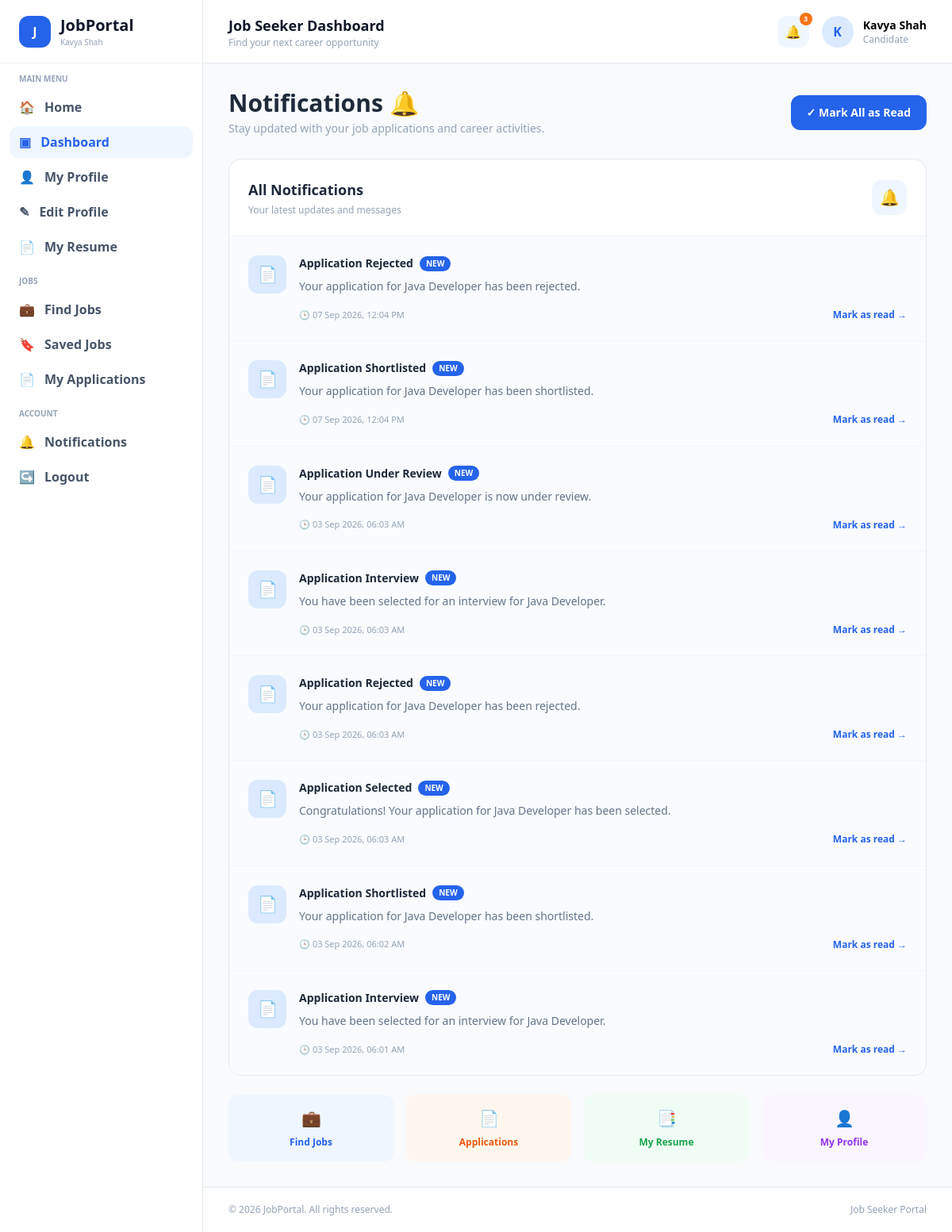
The page /notifications/ (signed in) on the database its author committed.
### careerfolio_app/models.py (models this page shows, shortened)
class Notification(models.Model):
    NOTIFICATION_TYPES = [
        ('Application', 'Application'),
        ('Job', 'Job'),
        ('System', 'System'),
    ]
    user = models.ForeignKey(User,on_delete=models.CASCADE,related_name='notifications')
    title = models.CharField(max_length=200)
    message = models.TextField()
    notification_type = models.CharField(max_length=50,choices=NOTIFICATION_TYPES,default='System')
    is_read = models.BooleanField(default=False)
    created_at = models.DateTimeField(auto_now_add=True)

### careerfolio_app/views.py (the view)
# urls.py: path('notifications/',views.jobseeker_notifications,name='jobseeker_notifications'),
@login_required(login_url="login")
def jobseeker_notifications(request):
    notifications = Notification.objects.filter(user=request.user).order_by("-created_at")
    return render(request,"frontend/jobseeker/notifications.html",{"notifications": notifications})

### templates/frontend/jobseeker/notifications.html (shortened to what this page needs)
{% extends "frontend/jobseeker/base.html" %}
{% block contain %}
    <div class="p-6 lg:p-8">
        <div class="flex flex-col md:flex-row md:items-center md:justify-between gap-4 mb-7">
            <div>
                <h1 class="text-2xl md:text-3xl font-extrabold text-slate-800">
                    Notifications 🔔
                </h1>
                <p class="text-sm text-slate-400 mt-1">
                    Stay updated with your job applications and career activities.
                </p>
            </div>
            {% if notifications %}
            <a href="{% url 'mark_all_notifications_read' %}"
            class="px-5 py-3 bg-blue-600 hover:bg-blue-700 text-white rounded-xl font-bold text-sm text-center">
                ✓ Mark All as Read
            </a>
            {% endif %}
        </div>
        <div class="bg-white border border-slate-200 rounded-2xl overflow-hidden">
            <div class="p-6 border-b border-slate-100">
                <div class="flex items-center justify-between">
                    <div>
                        <h2 class="text-lg font-extrabold text-slate-800">
                            All Notifications
                        </h2>
                        <p class="text-xs text-slate-400 mt-1">
                            Your latest updates and messages
                        </p>
                    </div>
                    <div class="w-11 h-11 bg-blue-50 text-blue-600 rounded-xl flex items-center justify-center text-xl">
                        🔔
                    </div>
                </div>
            </div>
            <div class="divide-y divide-slate-100">
                {% for notification in notifications %}
                    <div class="p-5 md:p-6 flex gap-4
                        {% if not notification.is_read %}
                            bg-blue-50/40
                        {% else %}
                            bg-white
                        {% endif %}
                        hover:bg-slate-50 transition">
                        <div class="flex-shrink-0">
                            {% if notification.notification_type == "Application" %}
                                <div class="w-12 h-12 bg-blue-100 text-blue-600 rounded-xl flex items-center justify-center text-xl">
                                    📄
                                </div>
                            {% elif notification.notification_type == "Job" %}
                                <div class="w-12 h-12 bg-orange-100 text-orange-600 rounded-xl flex items-center justify-center text-xl">
                                    💼
                                </div>
                            {% else %}
                                <div class="w-12 h-12 bg-purple-100 text-purple-600 rounded-xl flex items-center justify-center text-xl">
                                    🔔
                                </div>
                            {% endif %}
                        </div>
                        <div class="flex-1 min-w-0">
                            <div class="flex flex-col md:flex-row md:items-start md:justify-between gap-2">
                                <div>
                                    <div class="flex items-center gap-2">
                                        <h3 class="text-sm font-extrabold text-slate-800">
                                            {{ notification.title }}
                                        </h3>
                                        {% if not notification.is_read %}
                                            <span class="px-2 py-0.5 bg-blue-600 text-white rounded-full text-[10px] font-bold">
                                                NEW
                                            </span>
                                        {% endif %}
                                    </div>
                                    <p class="text-sm text-slate-500 mt-2 leading-relaxed">
                                        {{ notification.message }}
                                    </p>
                                </div>
                            </div>
                            <div class="flex flex-col sm:flex-row sm:items-center sm:justify-between gap-3 mt-4">
                                <p class="text-[11px] text-slate-400">
                                    🕒 {{ notification.created_at|date:"d M Y, h:i A" }}
                                </p>
                                {% if not notification.is_read %}
                                    <a href="{% url 'mark_notification_read' notification.id %}"
                                    class="text-xs text-blue-600 hover:text-blue-700 font-bold">
                                        Mark as read →
                                    </a>
                                {% else %}
                                    <span class="text-xs text-green-600 font-bold">
                                        ✓ Read
                                    </span>
                                {% endif %}
                            </div>
                        </div>
                    </div>
                {% endfor %}
            </div>
        </div>
        <div class="grid grid-cols-2 md:grid-cols-4 gap-4 mt-6">
            <a href="{% url 'jobs' %}"
            class="p-4 bg-blue-50 hover:bg-blue-100 rounded-xl text-center transition">
                <div class="text-xl">💼</div>
                <p class="text-xs font-bold text-blue-600 mt-2">
                    Find Jobs
                </p>
            </a>
            <a href="{% url 'applications' %}"
            class="p-4 bg-orange-50 hover:bg-orange-100 rounded-xl text-center transition">
                <div class="text-xl">📄</div>
                <p class="text-xs font-bold text-orange-600 mt-2">
                    Applications
                </p>
            </a>
            <a href="{% url 'resume' %}"
            class="p-4 bg-green-50 hover:bg-green-100 rounded-xl text-center transition">
                <div class="text-xl">📑</div>
                <p class="text-xs font-bold text-green-600 mt-2">
                    My Resume
                </p>
            </a>
            <a href="{% url 'profile' %}"
            class="p-4 bg-purple-50 hover:bg-purple-100 rounded-xl text-center transition">
                <div class="text-xl">👤</div>
                <p class="text-xs font-bold text-purple-600 mt-2">
                    My Profile
                </p>
            </a>
        </div>
    </div>
{% endblock contain %}

### templates/frontend/jobseeker/base.html (shortened to what this page needs)
<!DOCTYPE html>
<html lang="en">
<head>
    <script src="https://cdn.tailwindcss.com"></script>
</head>
<body class="bg-slate-50">
    <aside class="fixed left-0 top-0 w-64 h-screen bg-white border-r border-slate-200 hidden lg:block">
        <div class="h-20 flex items-center px-6 border-b border-slate-100">
            <a href="/" class="w-10 h-10 bg-blue-600 rounded-xl flex items-center justify-center text-white font-bold">
                J
            </a>
            <div class="ml-3">
                <h1 class="text-xl font-extrabold text-slate-900">
                    JobPortal
                </h1>
                <p class="text-[10px] text-slate-400">
                    {{ user.get_full_name|default:user.username }}
                </p>
            </div>
        </div>
        <div class="p-3">
            <p class="px-3 text-[10px] font-bold text-slate-400 uppercase mb-2">
                Main Menu
            </p>
            <div class="space-y-1">
                <a href="/"
                   class="flex items-center gap-3 px-3 py-2 rounded-xl
                          text-slate-600 hover:bg-blue-50
                          hover:text-blue-600 font-semibold">
                    <span>🏠</span>
                    <span>Home</span>
                </a>
                <a href="/jobseeker_dashboard"
                   class="flex items-center gap-3 px-3 py-2 rounded-xl
                          bg-blue-50 text-blue-600 font-semibold">
                    <span>▣</span>
                    <span>Dashboard</span>
                </a>
                <a href="{% url 'profile' %}"
                   class="flex items-center gap-3 px-3 py-2 rounded-xl
                          text-slate-600 hover:bg-blue-50
                          hover:text-blue-600 font-semibold">
                    <span>👤</span>
                    <span>My Profile</span>
                </a>
                <a href="{% url 'edit_profile' %}"
                   class="flex items-center gap-3 px-3 py-2 rounded-xl
                          text-slate-600 hover:bg-blue-50
                          hover:text-blue-600 font-semibold">
                    <span>✎</span>
                    <span>Edit Profile</span>
                </a>
                <a href="/resume"
                   class="flex items-center gap-3 px-3 py-2 rounded-xl
                          text-slate-600 hover:bg-blue-50
                          hover:text-blue-600 font-semibold">
                    <span>📄</span>
                    <span>My Resume</span>
                </a>
            </div>
            <p class="px-3 text-[10px] font-bold text-slate-400 uppercase mb-2 mt-4">
                Jobs
            </p>
            <div class="space-y-1">
                <a href="/jobs"
                   class="flex items-center gap-3 px-3 py-2 rounded-xl
                          text-slate-600 hover:bg-blue-50
                          hover:text-blue-600 font-semibold">
                    <span>💼</span>
                    <span>Find Jobs</span>
                </a>
                <a href="/saved_jobs"
                   class="flex items-center gap-3 px-3 py-2 rounded-xl
                          text-slate-600 hover:bg-blue-50
                          hover:text-blue-600 font-semibold">
                    <span>🔖</span>
                    <span>Saved Jobs</span>
                </a>
                <a href="/applications"
                   class="flex items-center gap-3 px-3 py-2 rounded-xl
                          text-slate-600 hover:bg-blue-50
                          hover:text-blue-600 font-semibold">
                    <span>📄</span>
                    <span>My Applications</span>
                </a>
            </div>
            <p class="px-3 text-[10px] font-bold text-slate-400 uppercase mb-2 mt-4">
                Account
            </p>
            <div class="space-y-1">
                <a href="/notifications"
                   class="flex items-center gap-3 px-3 py-2 rounded-xl
                          text-slate-600 hover:bg-blue-50
                          hover:text-blue-600 font-semibold">
                    <span>🔔</span>
                    <span>Notifications</span>
                </a>
                <a href="{% url 'logout' %}"
                   class="flex items-center gap-3 px-3 py-2 rounded-xl
                          text-slate-600 hover:bg-red-50
                          hover:text-red-600 font-semibold">
                    <span>↪</span>
                    <span>Logout</span>
                </a>
            </div>
        </div>
    </aside>
    <main class="lg:ml-64 min-h-screen">
        <nav class="h-20 bg-white border-b border-slate-200
                    flex items-center justify-between
                    px-6 lg:px-8 sticky top-0 z-40">
            <div>
                <h2 class="text-lg font-bold text-slate-900">
                    Job Seeker Dashboard
                </h2>
                <p class="text-xs text-slate-400">
                    Find your next career opportunity
                </p>
            </div>
            <div class="flex items-center gap-4">
                <a href="/notifications"
                   class="relative w-10 h-10 rounded-xl
                          bg-blue-50 text-blue-600
                          flex items-center justify-center">
                    🔔
                    <span class="absolute -top-1 -right-1
                                 w-4 h-4 bg-orange-500
                                 text-white text-[9px]
                                 rounded-full flex items-center
                                 justify-center font-bold">
                        3
                    </span>
                </a>
                <div class="flex items-center gap-3">
                    <div class="w-10 h-10 bg-blue-100 rounded-full
                                flex items-center justify-center
                                text-blue-600 font-bold">
                        {{ user.first_name|first }}{{ user.last_name|first }}
                    </div>
                    <div class="hidden md:block">
                        <p class="text-sm font-bold">
                            {{ user.get_full_name|default:user.username }}
                        </p>
                        <p class="text-xs text-slate-400">
                            Candidate
                        </p>
                    </div>
                </div>
            </div>
        </nav>
        {% block contain %}
        {% endblock %}
        <footer class="border-t border-slate-200 bg-white
                       px-6 lg:px-8 py-5">
            <div class="flex flex-col md:flex-row
                        items-center justify-between gap-3">
                <p class="text-xs text-slate-400">
                    © 2026 JobPortal. All rights reserved.
                </p>
                <p class="text-xs text-slate-400">
                    Job Seeker Portal
                </p>
            </div>
        </footer>
    </main>
</body>
</html>

### rows shown on the page
Notification: title "Application Rejected", is_read "NEW", message "Your application for Java Developer has been rejected.", created_at "07 Sep 2026, 12:04 PM"
Notification: title "Application Shortlisted", is_read "NEW", message "Your application for Java Developer has been shortlisted.", created_at "07 Sep 2026, 12:04 PM"
Notification: title "Application Under Review", is_read "NEW", message "Your application for Java Developer is now under review.", created_at "03 Sep 2026, 06:03 AM"
Notification: title "Application Interview", is_read "NEW", message "You have been selected for an interview for Java Developer.", created_at "03 Sep 2026, 06:03 AM"
Notification: title "Application Rejected", is_read "NEW", message "Your application for Java Developer has been rejected.", created_at "03 Sep 2026, 06:03 AM"
Notification: title "Application Selected", is_read "NEW", message "Congratulations! Your application for Java Developer has been selected.", created_at "03 Sep 2026, 06:03 AM"
Notification: title "Application Shortlisted", is_read "NEW", message "Your application for Java Developer has been shortlisted.", created_at "03 Sep 2026, 06:02 AM"
Notification: title "Application Interview", is_read "NEW", message "You have been selected for an interview for Java Developer.", created_at "03 Sep 2026, 06:01 AM"

### other values the page prints
{{ user.get_full_name|default:user.username }} "Kavya Shah"
{{ user.first_name|first }} "K"
